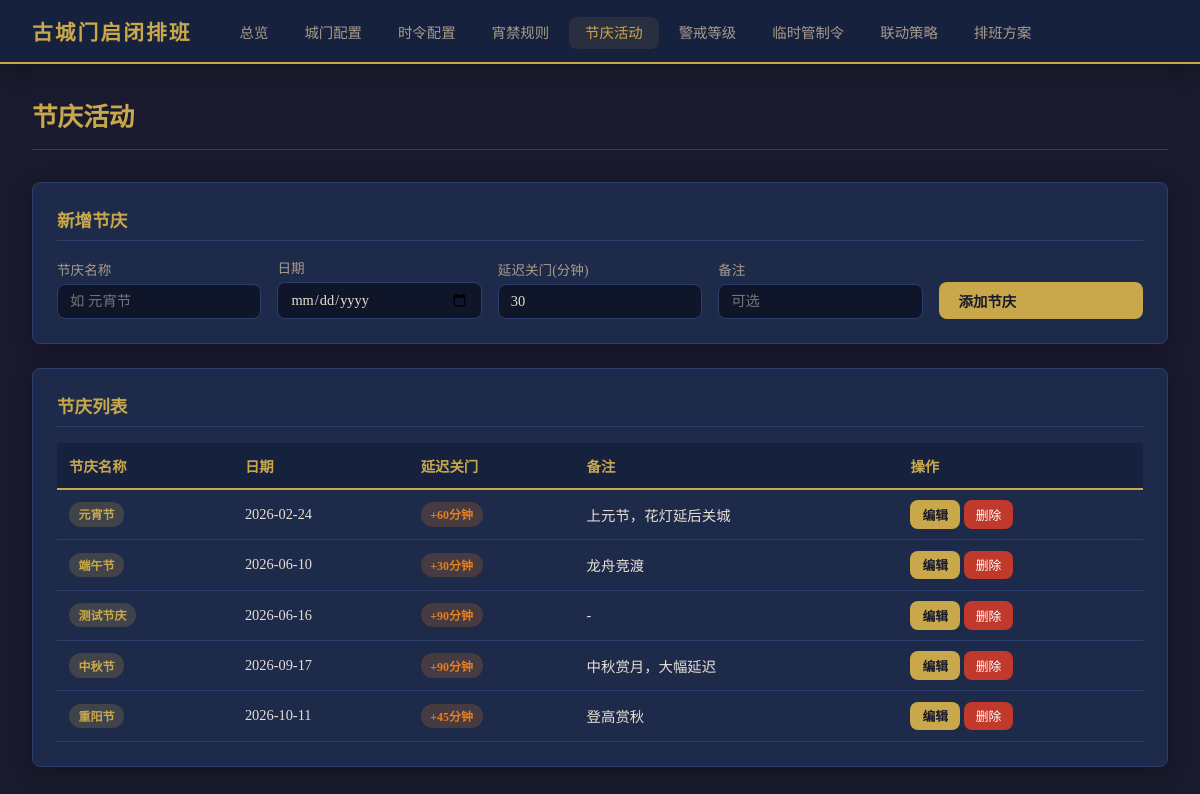
Page /festivals on the committed database.
### tables this page shows
CREATE TABLE "festivals" (
            id INTEGER PRIMARY KEY AUTOINCREMENT,
            festival_name TEXT NOT NULL,
            festival_date TEXT NOT NULL UNIQUE,
            delay_minutes INTEGER NOT NULL DEFAULT 30,
            notes TEXT DEFAULT ''
        );

### main.py (the view)
@app.get("/festivals", response_class=HTMLResponse)
async def festivals_page(request: Request, error: str = None):
    conn = get_db()
    festivals = conn.execute("SELECT * FROM festivals ORDER BY festival_date").fetchall()
    conn.close()
    return templates.TemplateResponse("festivals.html", {
        "request": request,
        "festivals": festivals,
        "active_page": "festivals",
        "error_msg": error,
    })

### templates/festivals.html (shortened to what this page needs)
{% extends "base.html" %}
{% block content %}
<div class="page-header">
    <h1>节庆活动</h1>
</div>
<div class="card">
    <h2>新增节庆</h2>
    <form action="/festivals/add" method="post" class="form-grid">
        <div class="form-group">
            <label>节庆名称</label>
            <input type="text" name="festival_name" required placeholder="如 元宵节">
        </div>
        <div class="form-group">
            <label>日期</label>
            <input type="date" name="festival_date" required>
        </div>
        <div class="form-group">
            <label>延迟关门(分钟)</label>
            <input type="number" name="delay_minutes" min="0" max="300" value="30" required>
        </div>
        <div class="form-group">
            <label>备注</label>
            <input type="text" name="notes" placeholder="可选">
        </div>
        <div class="form-group">
            <label>&nbsp;</label>
            <button type="submit" class="btn btn-primary">添加节庆</button>
        </div>
    </form>
</div>
<div class="card">
    <h2>节庆列表</h2>
    <div class="table-responsive">
        <table>
            <thead>
                <tr>
                    <th>节庆名称</th>
                    <th>日期</th>
                    <th>延迟关门</th>
                    <th>备注</th>
                    <th>操作</th>
                </tr>
            </thead>
            <tbody>
                {% for f in festivals %}
                <tr>
                    <td><span class="badge badge-gold">{{ f.festival_name }}</span></td>
                    <td>{{ f.festival_date }}</td>
                    <td><span class="badge badge-orange">+{{ f.delay_minutes }}分钟</span></td>
                    <td>{{ f.notes or '-' }}</td>
                    <td>
                        <button type="button" class="btn btn-primary btn-sm" onclick="openEditModal({{ f.id }}, '{{ f.festival_name }}', '{{ f.festival_date }}', {{ f.delay_minutes }}, '{{ f.notes or '' }}')">编辑</button>
                        <form action="/festivals/delete/{{ f.id }}" method="post" style="display:inline;"
                              onsubmit="return confirm('确定删除节庆 {{ f.festival_name }}？')">
                            <button type="submit" class="btn btn-danger btn-sm">删除</button>
                        </form>
                    </td>
                </tr>
                {% endfor %}
            </tbody>
        </table>
    </div>
</div>
{% endblock %}

### static/css/style.css (style rules this page uses)
:root { --bg-primary: #1a1a2e; --bg-secondary: #16213e; --bg-card: #1e2a4a; --bg-input: #0f1629; --text-primary: #e8e0d4; --text-secondary: #a89b8c; --accent-gold: #c9a84c; --accent-red: #c0392b; --accent-green: #27ae60; --accent-blue: #2980b9; --accent-orange: #e67e22; --accent-purple: #8e44ad; --border-color: #2c3e6b; --shadow: 0 4px 20px rgba(0,0,0,0.3); --radius: 8px; }
* { margin: 0; padding: 0; box-sizing: border-box; }
body { font-family: "Noto Serif SC", "Songti SC", "SimSun", serif; background: var(--bg-primary); color: var(--text-primary); min-height: 100vh; }
.page-header { display: flex; justify-content: space-between; align-items: center; margin-bottom: 2rem; padding-bottom: 1rem; border-bottom: 1px solid var(--border-color); }
.page-header h1 { font-size: 1.6rem; color: var(--accent-gold); font-weight: 600; }
.card { background: var(--bg-card); border: 1px solid var(--border-color); border-radius: var(--radius); padding: 1.5rem; margin-bottom: 1.5rem; box-shadow: var(--shadow); }
.card h2 { font-size: 1.1rem; color: var(--accent-gold); margin-bottom: 1rem; padding-bottom: 0.5rem; border-bottom: 1px solid var(--border-color); }
.form-grid { display: grid; grid-template-columns: repeat(auto-fill, minmax(200px, 1fr)); gap: 1rem; align-items: end; }
.form-group { display: flex; flex-direction: column; gap: 0.3rem; }
.form-group label { font-size: 0.85rem; color: var(--text-secondary); }
.form-group input, .form-group select, .form-group textarea { background: var(--bg-input); border: 1px solid var(--border-color); color: var(--text-primary); padding: 0.5rem 0.75rem; border-radius: var(--radius); font-size: 0.9rem; font-family: inherit; }
.btn { padding: 0.5rem 1.25rem; border: none; border-radius: var(--radius); cursor: pointer; font-size: 0.9rem; font-family: inherit; transition: all 0.2s; text-decoration: none; display: inline-flex; align-items: center; gap: 0.4rem; }
.btn-primary { background: var(--accent-gold); color: var(--bg-primary); font-weight: 600; }
.btn-danger { background: var(--accent-red); color: white; font-size: 0.8rem; padding: 0.3rem 0.75rem; }
.btn-sm { font-size: 0.8rem; padding: 0.3rem 0.75rem; }
table { width: 100%; border-collapse: collapse; font-size: 0.9rem; }
th { background: var(--bg-secondary); color: var(--accent-gold); padding: 0.75rem; text-align: left; font-weight: 600; border-bottom: 2px solid var(--accent-gold); white-space: nowrap; }
td { padding: 0.65rem 0.75rem; border-bottom: 1px solid var(--border-color); }
.badge { display: inline-block; padding: 0.2rem 0.6rem; border-radius: 12px; font-size: 0.75rem; font-weight: 600; }
.badge-gold { background: rgba(201,168,76,0.2); color: var(--accent-gold); }
.badge-orange { background: rgba(230,126,34,0.2); color: var(--accent-orange); }
.table-responsive { overflow-x: auto; }

### rows in the picture
festivals: festival_name "元宵节", festival_date "2026-02-24", delay_minutes "60", notes "上元节，花灯延后关城"
festivals: festival_name "端午节", festival_date "2026-06-10", delay_minutes "30", notes "龙舟竞渡"
festivals: festival_name "测试节庆", festival_date "2026-06-16", delay_minutes "90", notes "-"
festivals: festival_name "中秋节", festival_date "2026-09-17", delay_minutes "90", notes "中秋赏月，大幅延迟"
festivals: festival_name "重阳节", festival_date "2026-10-11", delay_minutes "45", notes "登高赏秋"
